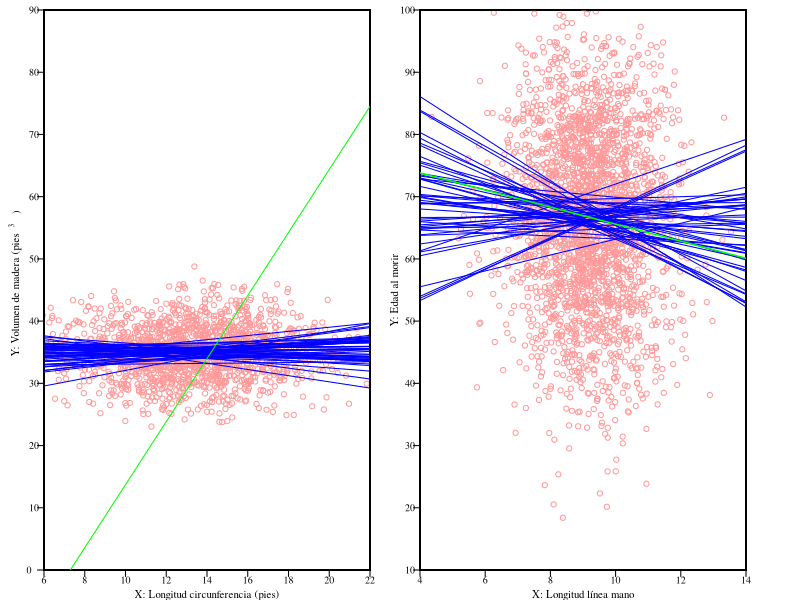

Source code (R):
png(file="210_pruebasSignaficacion.png",width=1300, height=550, res = 300)
t = 0.85
set.seed(123)

par(mfrow=c(1,2), mar=c(1.5, 2.2, 0.5, 1.5), xaxs="i", yaxs="i", family = "serif") # mar=c(2, 2.5, 0.5, 0.5)

x = matrix(NA, nrow = 31, ncol = 50)
y = matrix(NA, nrow = 31, ncol = 50)
for (i in 1:50) {
  x[,i] = rnorm(31, 13.25, 3.14)
  y[,i] = 35 + rnorm(31, 0, 4.25)
  plot(x[,i], y[,i], xlim = c(6, 22), ylim = c(0,90),  col = "#FF9999", cex = t-0.15, las=1, xlab="", ylab="", xaxt = "n", yaxt = "n")
  
  par(new = TRUE)
  if (i == 50) {
    for (j in 1:50) {
      abline(lm(y[,j] ~ x[,j]), col = "blue")
    }
    axis(side=1, at=seq(6, 22, 2), padj=-3.2, tck=-0.02, cex.axis=t-0.25)
    axis(side=2, at=seq(0, 90, 10), hadj=-0.5, tck=-0.02, cex.axis=t-0.25, las=1)
    
    mtext(expression("Y: Volumen de madera (pies  "    ^ "3", "                                                    )"), 
          side=2, line=0.9, cex=t-0.2)
    
    mtext('X: Longitud circunferencia (pies)', side=1, line=0.6, cex=t-0.2)
    segments(6, -6.55, 22, 74.5, col = "green", lwd = 1)
  }
}
par(new = FALSE, mar=c(1.5, 1, 0.5, 2.7))
x = matrix(NA, nrow = 50, ncol = 50)
y = matrix(NA, nrow = 50, ncol = 50)
for (i in 1:50) {
  x[,i] = rnorm(50, 9.2, 1.26)
  y[,i] = 66.7 + rnorm(50, 0, 14.15)
  plot(x[,i], y[,i], xlim = c(4, 14), ylim = c(10,100),  col = "#FF9999", cex = t-0.15, las=1, xlab="", ylab="", xaxt = "n", yaxt = "n")
  
  par(new = TRUE)
  if (i == 50) {
    for (j in 1:50) {
      abline(lm(y[,j] ~ x[,j]), col = "blue")
    }
    axis(side=1, at=seq(4, 14, 2), padj=-3.2, tck=-0.02, cex.axis=t-0.25)
    axis(side=2, at=seq(10, 90, 10), hadj=-0.5, tck=-0.02, cex.axis=t-0.25, las=1)
    axis(side=2, at=100, hadj=0, tck=-0.02, cex.axis=t-0.25, las=1)
    mtext('X: Longitud línea mano', side=1, line=0.6, cex=t-0.2)
    mtext('Y: Edad al morir', side=2, line=0.9, cex=t-0.2)
    segments(4, 73.8, 14, 60.1, col = "green", lwd = 1.5)
  }
}
dev.off()
